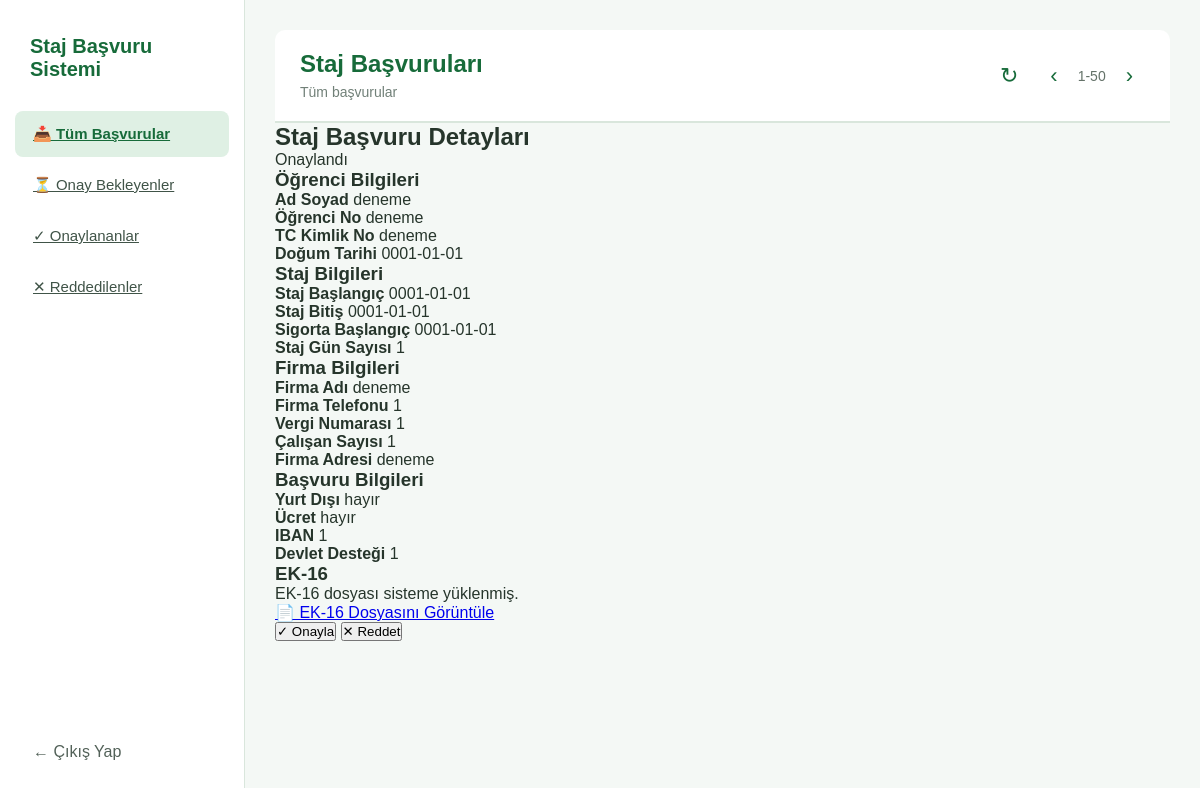
/academic-home?application_id=5, run on the app's committed database.
### tables this page shows
CREATE TABLE applications (
            id INTEGER PRIMARY KEY AUTOINCREMENT,
            name TEXT,
            student_number TEXT,
            tc_no TEXT,
            birth_date TEXT,
            start_date TEXT,
            end_date TEXT,
            insurance_start TEXT,
            day_count TEXT,
            health_status TEXT,
            abroad TEXT,
            salary TEXT,
            company_name TEXT,
            company_address TEXT,
            employee_count TEXT,
            company_phone TEXT,
            tax_number TEXT,
            iban TEXT,
            government_support TEXT
        , ek16 TEXT, status TEXT DEFAULT 'Bekliyor', submitted_at TEXT, is_read INTEGER DEFAULT 0, rejection_reason TEXT, approved_file TEXT);

### app.py (the view, shortened to what this page needs)
@app.route('/academic-home', methods=['GET', 'POST'])
def academic_home():
    conn = sqlite3.connect('staj.db')
    conn.row_factory = sqlite3.Row
    selected_application = None
    application_id = request.args.get('application_id')
    if application_id:
            selected_application = conn.execute(
        "SELECT * FROM applications WHERE id = ?",
        (application_id,)
    ).fetchone()
    status = request.args.get('status')
    cursor = conn.cursor()
    if status:
        cursor.execute("""
        SELECT *
        FROM applications
        WHERE status = ?
        ORDER BY id DESC
    """, (status,))
    else:
        cursor.execute("""
            SELECT *
            FROM applications
            ORDER BY id DESC
        """)
    applications = cursor.fetchall()
    conn.close()
    return render_template(
        'academic_home.html',
        applications=applications,
        selected_application=selected_application
    )

### templates/academic_home.html (shortened to what this page needs)
<!DOCTYPE html>
<html lang="tr">
<head>
    <link
        rel="stylesheet"
        href="{{ url_for('static', filename='css/style.css') }}"
    >
</head>
<body class="academic-page">
    <div class="academic-layout">
        <aside class="academic-sidebar">
            <div class="academic-logo">
                Staj Başvuru Sistemi
            </div>
            <a
                href="{{ url_for('academic_home') }}"
                class="sidebar-button {%if not request.args.get('status')%}active{%endif%}"
            >
                📥 Tüm Başvurular
            </a>
            <a
                href="{{ url_for('academic_home', status='Bekliyor') }}"
                class="sidebar-button {% if request.args.get('status') == 'Bekliyor' %}active{% endif %}"
            >
                ⏳ Onay Bekleyenler
            </a>
            <a
                href="{{ url_for('academic_home', status='Onaylandı') }}"
                class="sidebar-button {% if request.args.get('status') == 'Onaylandı' %}active{% endif %}"
            >
                ✓ Onaylananlar
            </a>
            <a
                href="{{ url_for('academic_home', status='Reddedildi') }}"
                class="sidebar-button {% if request.args.get('status') == 'Reddedildi' %}active{% endif %}"
                >
                ✕ Reddedilenler
            </a>
            <a
                href="{{ url_for('index') }}"
                class="sidebar-logout"
            >
                ← Çıkış Yap
            </a>
        </aside>
        <main class="academic-main">
            <header class="academic-header">
                <div>
                    <h1>Staj Başvuruları</h1>
                    <span class="application-count">
                        Tüm başvurular
                    </span>
                </div>
                <div class="header-actions">
                    <button
                        class="refresh-button"
                        title="Başvuruları Yenile"
                    >
                        ↻
                    </button>
                    <button class="page-button">
                        ‹
                    </button>
                    <span class="page-number">
                        1-50
                    </span>
                    <button class="page-button">
                        ›
                    </button>
                </div>
            </header>
             {% if selected_application %}
<section class="application-detail">
    <div class="detail-header">
        <h2>Staj Başvuru Detayları</h2>
        <span class="detail-status">
            {{ selected_application['status'] }}
        </span>
    </div>
    <div class="detail-section">
        <h3>Öğrenci Bilgileri</h3>
        <div class="detail-grid">
            <div>
                <strong>Ad Soyad</strong>
                <span>{{ selected_application['name'] }}</span>
            </div>
            <div>
                <strong>Öğrenci No</strong>
                <span>{{ selected_application['student_number'] }}</span>
            </div>
            <div>
                <strong>TC Kimlik No</strong>
                <span>{{ selected_application['tc_no'] }}</span>
            </div>
            <div>
                <strong>Doğum Tarihi</strong>
                <span>{{ selected_application['birth_date'] }}</span>
            </div>
        </div>
    </div>
    <div class="detail-section">
        <h3>Staj Bilgileri</h3>
        <div class="detail-grid">
            <div>
                <strong>Staj Başlangıç</strong>
                <span>{{ selected_application['start_date'] }}</span>
            </div>
            <div>
                <strong>Staj Bitiş</strong>
                <span>{{ selected_application['end_date'] }}</span>
            </div>
            <div>
                <strong>Sigorta Başlangıç</strong>
                <span>{{ selected_application['insurance_start'] }}</span>
            </div>
            <div>
                <strong>Staj Gün Sayısı</strong>
                <span>{{ selected_application['day_count'] }}</span>
            </div>
        </div>
    </div>
    <div class="detail-section">
        <h3>Firma Bilgileri</h3>
        <div class="detail-grid">
            <div>
                <strong>Firma Adı</strong>
                <span>{{ selected_application['company_name'] }}</span>
            </div>
            <div>
                <strong>Firma Telefonu</strong>
                <span>{{ selected_application['company_phone'] }}</span>
            </div>
            <div>
                <strong>Vergi Numarası</strong>
                <span>{{ selected_application['tax_number'] }}</span>
            </div>
            <div>
                <strong>Çalışan Sayısı</strong>
                <span>{{ selected_application['employee_count'] }}</span>
            </div>
        </div>
        <div class="detail-full">
            <strong>Firma Adresi</strong>
            <span>
                {{ selected_application['company_address'] }}
            </span>
        </div>
    </div>
    <div class="detail-section">
        <h3>Başvuru Bilgileri</h3>
        <div class="detail-grid">
            <div>
                <strong>Yurt Dışı</strong>
                <span>{{ selected_application['abroad'] }}</span>
            </div>
            <div>
                <strong>Ücret</strong>
                <span>{{ selected_application['salary'] }}</span>
            </div>
            <div>
                <strong>IBAN</strong>
                <span>{{ selected_application['iban'] }}</span>
            </div>
            <div>
                <strong>Devlet Desteği</strong>
                <span>{{ selected_application['government_support'] }}</span>
            </div>
        </div>
    </div>
    <div class="detail-section">
        <h3>EK-16</h3>
        {% if selected_application['ek16'] %}
            <p>
                EK-16 dosyası sisteme yüklenmiş.
            </p>
            <a
                href="{{ url_for('uploaded_file', filename=selected_application['ek16']) }}"
                target="_blank"
                class="file-button"
            >
                📄 EK-16 Dosyasını Görüntüle
            </a>
        {% else %}
            <p>
                EK-16 dosyası bulunmuyor.
            </p>
        {%endif%}
    </div>
            <div class="application-actions">
        <button
            type="button"
            class="approve-button"
            onclick="showApproveForm()"
        >
            ✓ Onayla
        </button>
        <button
            type="button"
            class="reject-button"
            onclick="showRejectForm()"
        >
            ✕ Reddet
        </button>
    </div>
</section>
      {%endif%}
        </main>
    </div>
</body>
</html>

### static/css/style.css (style rules this page uses)
* { margin: 0; padding: 0; box-sizing: border-box; }
body { font-family: Arial, Helvetica, sans-serif; background-color: #f1f1f1; color: #333; }
.academic-page { margin: 0; background: #f4f8f5; font-family: Arial, sans-serif; color: #26352b; }
.academic-layout { display: flex; min-height: 100vh; }
.academic-sidebar { width: 245px; background: #ffffff; border-right: 1px solid #d9e6dc; padding: 25px 15px; display: flex; flex-direction: column; }
.academic-logo { color: #176b3a; font-size: 20px; font-weight: bold; padding: 10px 15px 30px; }
.sidebar-button { border: none; background: transparent; color: #405448; text-align: left; padding: 14px 18px; margin-bottom: 5px; border-radius: 8px; font-size: 15px; cursor: pointer; transition: 0.2s; }
.sidebar-button.active { background: #dff0e4; color: #176b3a; font-weight: bold; }
.sidebar-logout { margin-top: auto; padding: 14px 18px; text-decoration: none; color: #526158; border-radius: 8px; transition: 0.2s; }
.academic-main { flex: 1; padding: 30px; }
.academic-header { display: flex; justify-content: space-between; align-items: center; background: #ffffff; padding: 20px 25px; border-bottom: 2px solid #d9e6dc; border-radius: 10px 10px 0 0; }
.academic-header h1 { margin: 0 0 5px; color: #176b3a; font-size: 24px; }
.application-count { color: #718078; font-size: 14px; }
.header-actions { display: flex; align-items: center; gap: 8px; }
.refresh-button, .page-button { border: none; background: transparent; color: #176b3a; cursor: pointer; font-size: 22px; padding: 8px 12px; border-radius: 6px; transition: 0.2s; }
.page-number { font-size: 14px; color: #647269; }

### data on the page
applications: status "Onaylandı", name "deneme", student_number "deneme", tc_no "deneme", birth_date "0001-01-01", start_date "0001-01-01", end_date "0001-01-01", insurance_start "0001-01-01", day_count "1", company_name "deneme", company_phone "1", tax_number "1", employee_count "1", company_address "deneme", abroad "hayır", salary "hayır", iban "1", government_support "1"
